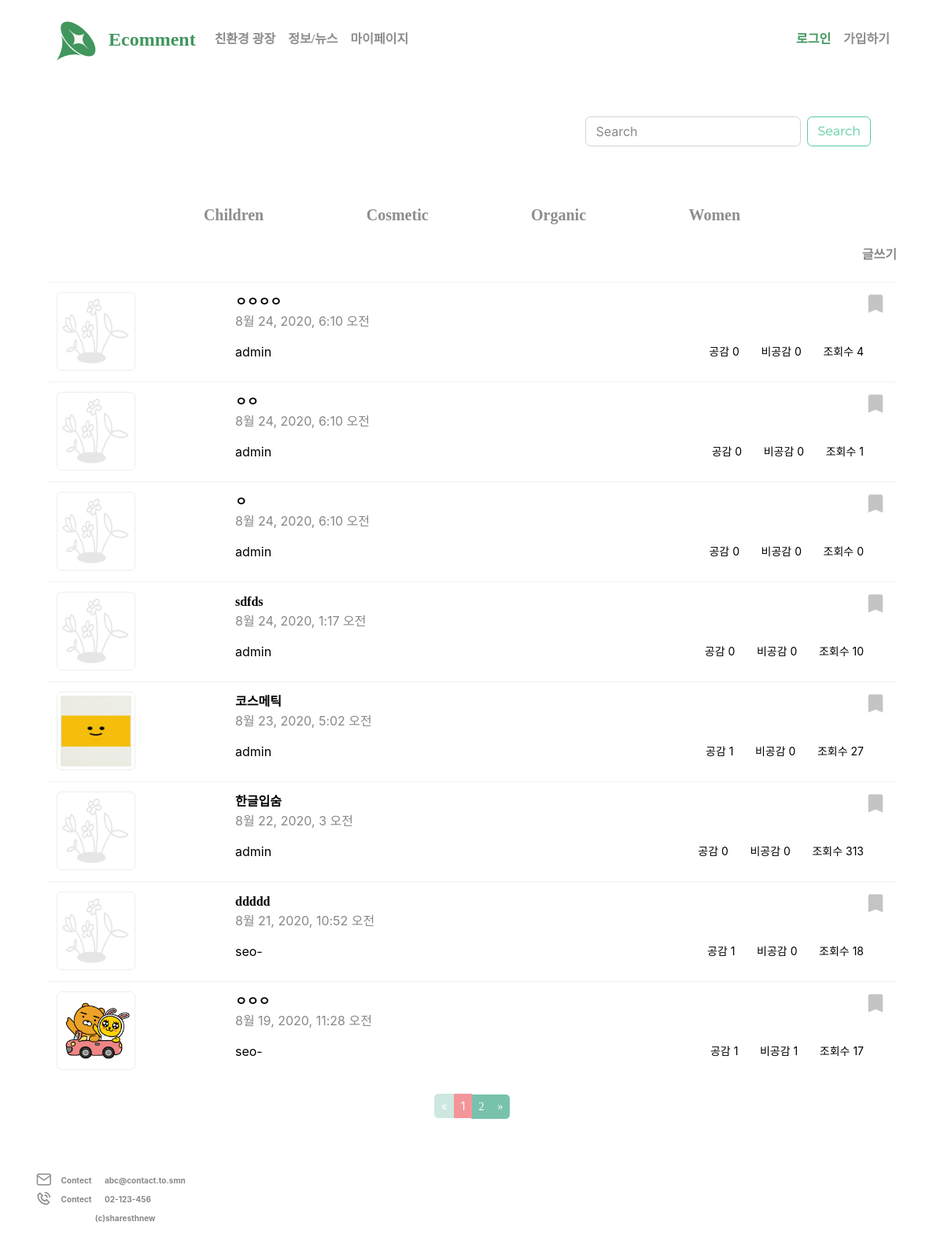
/community/, run on an earlier commit of the app's database.
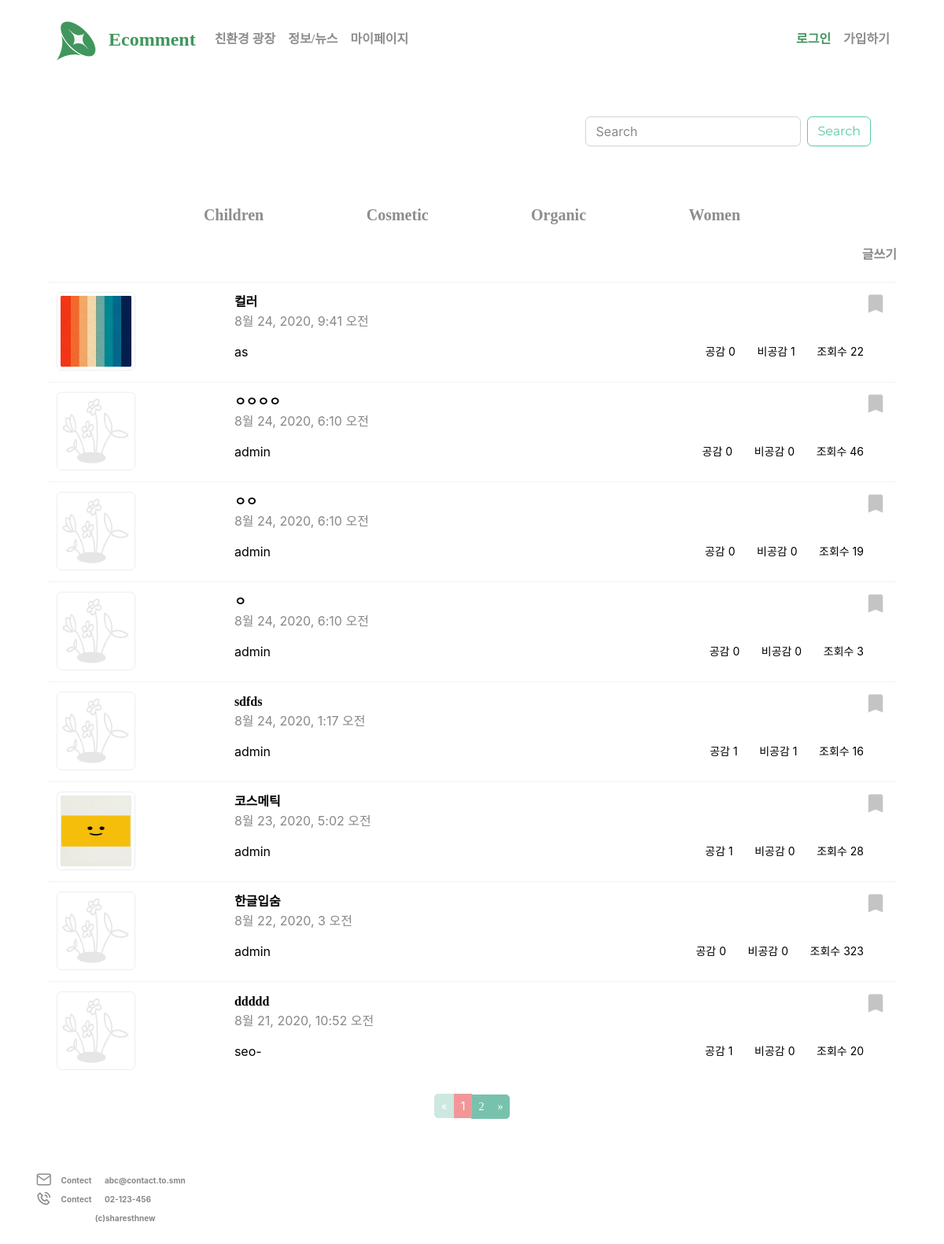
And on a later commit of the database.
### community/models.py (models this page shows, shortened)
class Category(models.Model):
    name = models.CharField(max_length=50)
    class Meta:
        ordering =['name']
    def __str__(self):
        return self.name

class Post(models.Model):
    author = models.ForeignKey(User, on_delete=models.CASCADE, related_name='user',null=True)
    title = models.CharField(max_length = 200,null=True)
    category = models.CharField(max_length=200, default='uncategorized')
    text = models.TextField(max_length = 1700, null=True)
    image = models.ImageField(upload_to= 'community/community_photo/%Y/%m/%d',null=True, blank=True)
    created = models.DateTimeField(auto_now_add=True,null=True)
    updated = models.DateTimeField(auto_now=True)
    like = models.ManyToManyField(User, related_name='like_post', blank=True)
    unlike = models.ManyToManyField(User, related_name='unlike_post', blank=True)
    favorite = models.ManyToManyField(User, related_name='favorite_post', blank=True)
    hits = models.PositiveIntegerField(default = 0)
    class Meta:
        ordering = ['-created']

### community/views.py (the view)
# urls.py: path("", PostList.as_view(), name="index"),
class PostList(ListView):
    model = Post
    template_name_suffix = '_list'
    context_object_name = 'Posts'
    paginate_by = 8
    cats = Category.objects.all()
    def get_context_data(self, *args, **kwargs):
        cat_menu = Category.objects.all()
        context = super(PostList,self).get_context_data(*args, **kwargs)
        context["cat_menu"] = cat_menu
        return context

### templates/community/post_list.html (shortened to what this page needs)
{% extends 'base.html' %}
{% block content %}
        <form class="form-inline m-5 float-right" action="{% url 'community:search' %}" method="post">
      <input class="form-control mr-sm-2" type="search" placeholder="Search" aria-label="Search" name="q" value="{{q}}">
      <button class="btn btn-outline-success my-2 my-sm-0" type="submit">Search</button>
    </form>
    <div class="container">
        <div class="col text-center my-4">
            {% for item in cat_menu %}
                <a style="font-size: 20px;margin: 6%;" href="{% url 'community:category' item %}"> {{ item }}</a>
            {%endfor%}
        </div>
        {% if user.is_authenticated %}
            <a style="float: right;margin-bottom:2%;" href="{% url 'community:create' %}">글쓰기</a>
        {% else %}
            <a style="cursor:pointer;float:right;margin-bottom:2%" data-toggle="modal" data-target="#myModal"> 글쓰기 </a>
        {% endif %}
        <div class="table-responsive">
            <table class="table">
                {% for object in object_list %}
                    <tr>
                        <td><a href="{% url 'community:detail' object.id %}">
                            {% if object.image %}
                                <img src="{{ object.image.url }}" alt="..." class="img-thumbnail" style="width:100px;height:100px;">
                            {% else %}
                                <img src="/static/image/alt.png" alt="..." class="img-thumbnail" style="width:100px;height:100px;">
                            {% endif %}
                        </a></td>
                        <th scope="row"><a style="color: #000000;" href="{% url 'community:detail' object.id %}">{{object.title}}</a><br><span style="font-weight: normal">{{object.created}}</span>
                            <br><span style="display: block;margin-top:15px;color: #000000;font-weight: normal">{{object.author}}</span></th>
                        <td><span><a href="{% url 'community:favorite' object.id %}" class="float-right">{% if user in object.favorite.all %} <img src="/static/image/sc_active.png"> {%else%} <img src="/static/image/scrab.png">{% endif %}</a></span><p style="margin-top:65px;float:right; font-weight:normal;font-size:14px;color: #000000;">공감 <span> {{ object.like.all.count}} </span>&nbsp&nbsp&nbsp&nbsp&nbsp&nbsp비공감 <span> {{ object.unlike.all.count}} </span>&nbsp&nbsp&nbsp&nbsp&nbsp&nbsp조회수 <span> {{ object.hits }} </span></p></td>
                    </tr>
                {% endfor %}
            </table>
        </div>
    </div>
    {% include 'community/pagination.html' %}
    {% include 'footer.html' %}
{% endblock %}

What changed in the data, as far as the page shows it:
no longer on this page (row edited): Post: image (picture), title "ㅇㅇㅇ", created "8월 19, 2020, 11:28 오전", author "seo-", like.all.count "1", unlike.all.count "1", hits "17"
added Post: image (picture), title "컬러", created "8월 24, 2020, 9:41 오전", author "as", like.all.count "0", unlike.all.count "1", hits "22"
changed Post "ㅇㅇㅇㅇ": hits "4" → "46"
changed Post "ㅇㅇ": hits "1" → "19"
changed Post (number 4 of 8 on the later page): hits "0" → "3"
changed Post "sdfds": like.all.count "0" → "1"; unlike.all.count "0" → "1"; hits "10" → "16"
changed Post "코스메틱": hits "27" → "28"
changed Post "한글입숨": hits "313" → "323"
changed Post "ddddd": hits "18" → "20"
